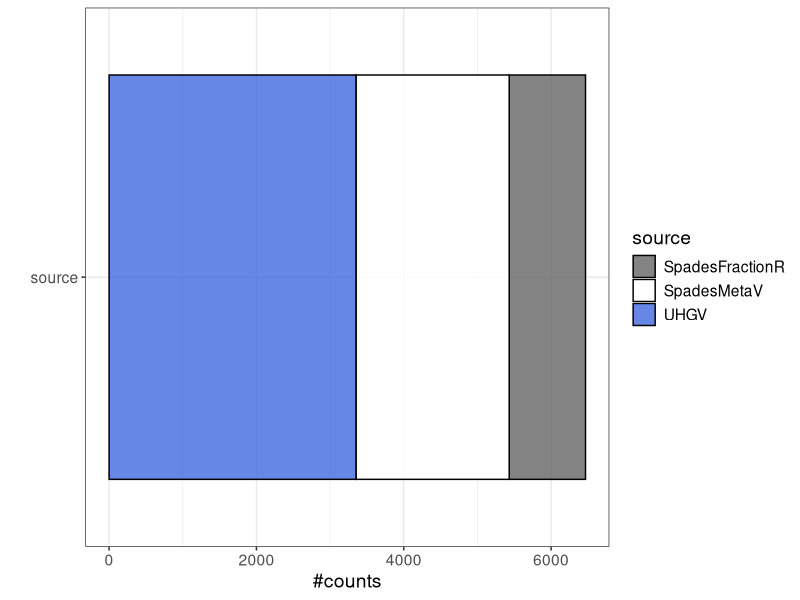
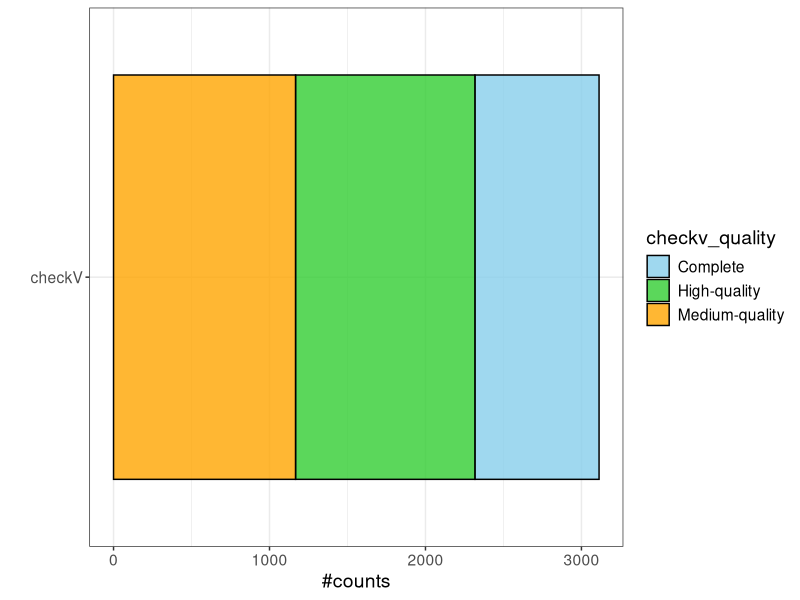
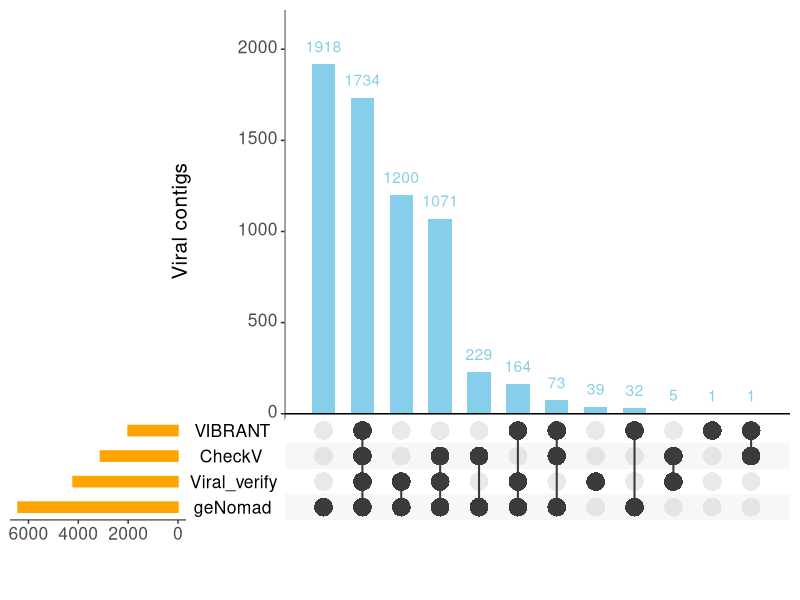
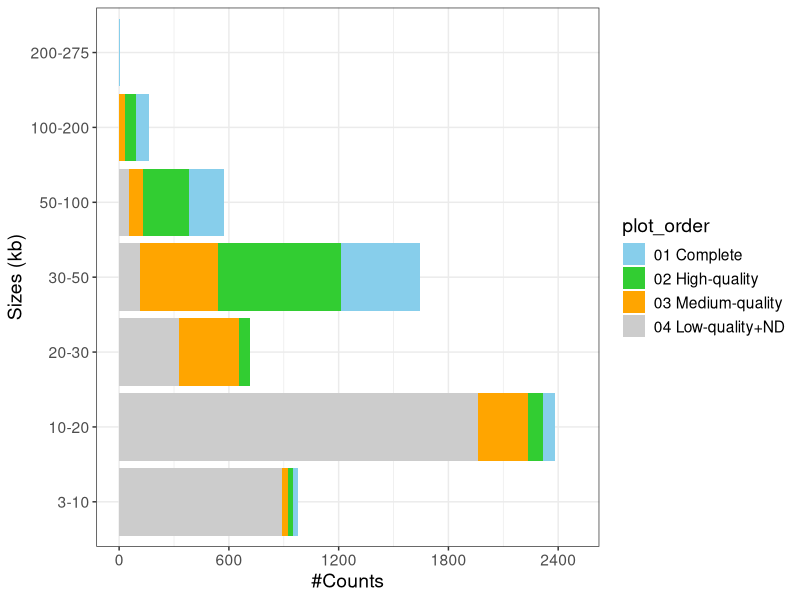
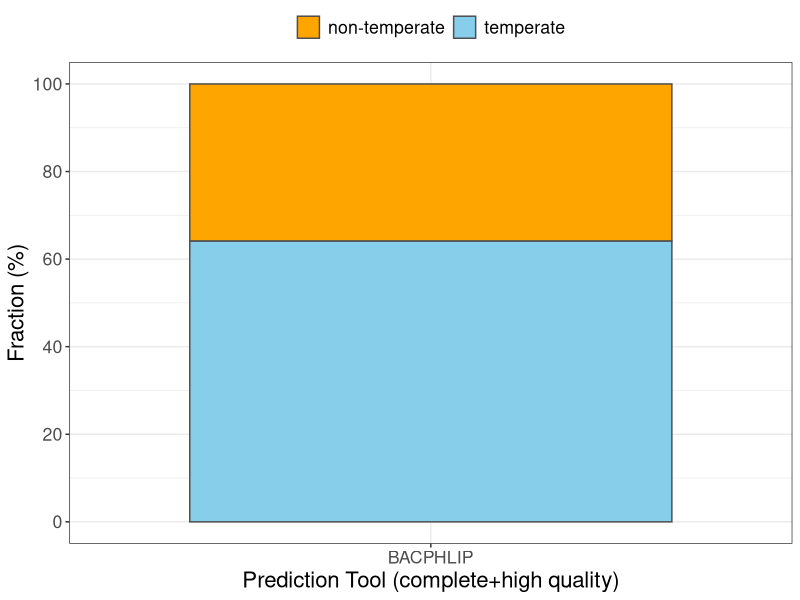
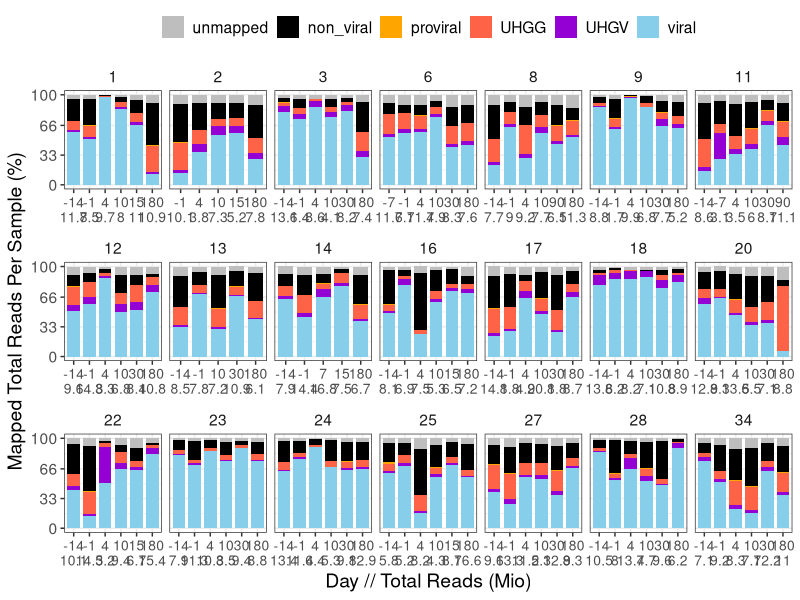

These charts were generated, in order, by the following R code:
### libraries

library(tidyverse)
library(readxl)
library(UpSetR)

# path to vOTUs table
vOTU_tbl = read_excel("Table_S1_vOTUs_final.xlsx") 

### Source plot (Figure 1A)
   vOTU_tbl %>% dplyr::count(source, name = "counts") %>% mutate(Name="source") %>%
      ggplot(aes(x=Name, y=counts, fill=source)) + geom_col(col="black")+
      scale_fill_manual(values = alpha(c("grey40","white","royalblue"), alpha = 0.8))+
      theme_bw()+theme(text = element_text(size = 14))+xlab("")+ylab("#counts")+coord_flip()

### checkV_quality plot (Figure 1B)

vOTU_tbl %>% 
  # make counts and plot order
  dplyr::count(checkv_quality, name = "counts") %>% mutate(Name="checkV") %>%
      mutate(plot_order = case_when(checkv_quality=="Complete"~"01",checkv_quality=="High-quality"~"02"
                                    ,checkv_quality=="Medium-quality"~"03", T ~"04")) %>%
  arrange(plot_order) %>% filter(plot_order %in% c("01","02","03")) %>%
  mutate(checkv_quality = factor(checkv_quality, levels = checkv_quality)) %>%
  # plot    
  ggplot(aes(x=Name, y=counts, fill=checkv_quality)) + geom_col(col="black")+
      scale_fill_manual(values = alpha(c("skyblue","limegreen","orange","grey"), alpha = 0.8))+
      theme_bw()+theme(text = element_text(size = 14))+xlab("")+ylab("#counts")+coord_flip()


### upsetR plot of viral prediction tools and CheckV
df_to_plot = vOTU_tbl %>% select(vOTU_ID, geNomad, CheckV=`checkV (at least medium)`, VIBRANT, Viral_verify) %>% 
  column_to_rownames("vOTU_ID")

# plot of intersection 
upset(data=df_to_plot 
      #,nsets = 4
      ,mainbar.y.label = "Viral contigs"
      #,show.numbers = T
      ,order.by = "freq"
      ,sets.x.label = "
      " 
      ,decreasing = T, 
      main.bar.color = "skyblue",
      sets.bar.color = "orange",
      text.scale = 1.8,
      point.size = 6)

# Sizes and qualities (Figure 1D)

vOTU_tbl_sizes =  
  # make size categories
  vOTU_tbl %>% mutate( size_bins = cut(size, breaks = c(3e3,10e3,20e3,30e3,50e3,100e3,200e3,275e3))
                       ,size_bins_form = gsub(",", "-", gsub("\\(|\\]", "", as.character(size_bins)))) %>%
    dplyr::count(size_bins_form, checkv_quality) %>% 
  mutate(plot_order = case_when(checkv_quality=="Complete"~"01 Complete",checkv_quality=="High-quality"~"02 High-quality"
                                    ,checkv_quality=="Medium-quality"~"03 Medium-quality", T ~"04 Low-quality+ND")) %>% arrange(plot_order)
#plot 
vOTU_tbl_sizes %>% ggplot(aes(x=size_bins_form,y=n, fill = plot_order)) + geom_col()+
    scale_x_discrete(limits = c("3e+03-1e+04","1e+04-2e+04","2e+04-3e+04","3e+04-5e+04","5e+04-1e+05","1e+05-2e+05","2e+05-2.75e+05")
                     ,labels = c("3-10","10-20","20-30","30-50","50-100","100-200","200-275"))+
      scale_y_continuous(limits = c(0,2500), breaks = seq(0,2500,600))+
      scale_fill_manual(values = c("skyblue","limegreen","orange","grey80")) +
    theme_bw()+theme(text = element_text(size = 14))+xlab("Sizes (kb)")+ylab("#Counts")+coord_flip()
    
# Temperate phages (Figure 1E)

vOTU_tbl %>% filter(checkv_quality %in% c("Complete","High-quality")) %>% 
  # count
    dplyr::count(viral_lifecycle) %>% mutate(Fraction = round(100*n/sum(n),1)) %>% 
  # plot  
  ggplot(aes(y=Fraction, x="BACPHLIP", fill = viral_lifecycle)) + 
    geom_bar(position = "stack", stat = "identity", width = 0.8, col = "grey30") +
    scale_fill_manual(values = alpha(c("orange","skyblue"), alpha = 1))+
    #scale_x_discrete(limits = c("Bacphlip\nn=1130","Vibrant\nn=1232","Combined\n(consistent)\nn=1118") )+
    theme_bw()+ylab("Fraction (%)")+
    scale_y_continuous(breaks = c( seq(0,100,20))) + xlab("Prediction Tool (complete+high quality)")+
    theme(text = element_text(size = 16), legend.position = "top",legend.title = element_blank())

#### Overview of read data set (Figure S3)

# read in read signal 

Read_signal_grouped = read_csv("Table_S2_overview_readsignal.csv")  

# adjust order of the bars, and label of x-axis 
  Read_signal_grouped_plot = Read_signal_grouped %>%
  #make plot order (bottom to up)
  mutate(plot_order = case_when( Sequence_set=="unmapped"~"01"
                                ,Sequence_set=="non_viral"~"02"
                                ,Sequence_set=="proviral"~"03"
                                ,Sequence_set=="UHGG"~"04"
                                ,Sequence_set=="UHGV"~"05"
                                ,Sequence_set=="viral"~"06")) %>%
  arrange(plot_order) %>% 
  mutate(Sequence_set = factor(Sequence_set, levels=unique(Sequence_set))
        ,Day_Reads = str_c(day,"\n",mill_reads_per_sample)) %>% arrange(day) %>%
  mutate(Day_Reads_factored = factor(Day_Reads, levels = unique(Day_Reads)))

# make the plot
  Read_signal_grouped_plot %>% 
    ggplot(aes(x=Day_Reads_factored, y = `fraction in %`, fill = Sequence_set )) +
    geom_bar(position = "stack", stat = "identity", width = 0.8)+
    scale_fill_manual(values = c("grey","black","orange","tomato","darkviolet","skyblue") )+
    theme_bw()+ylab("Mapped Total Reads Per Sample (%)")+
    scale_y_continuous(breaks = c( seq(0,98,33),100)) + xlab("Day // Total Reads (Mio)")+
    theme(text = element_text(size = 14)  ,axis.text.x = element_text(size = 10)
        , legend.position = "top",legend.title = element_blank()  , strip.background = element_blank()) + 
    facet_wrap(~donor, scales = "free_x", nrow = 3) + guides(fill=guide_legend(nrow = 1))
